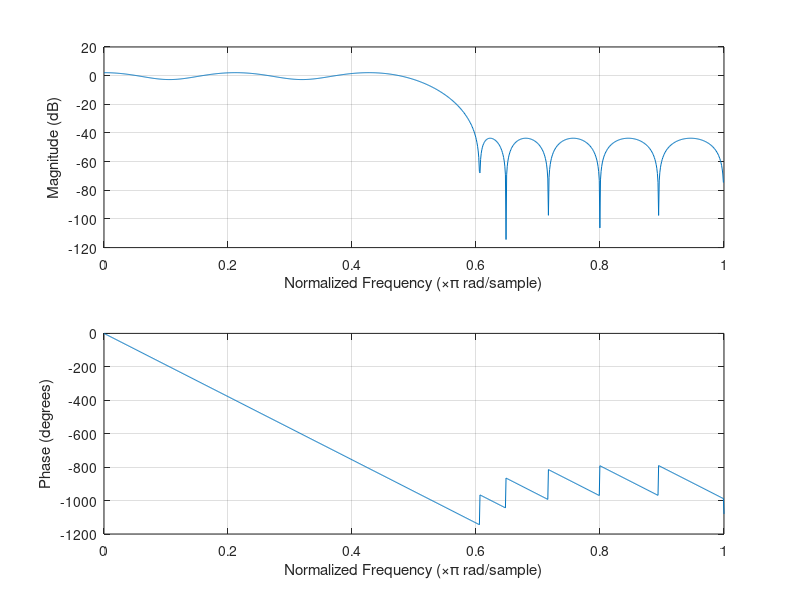
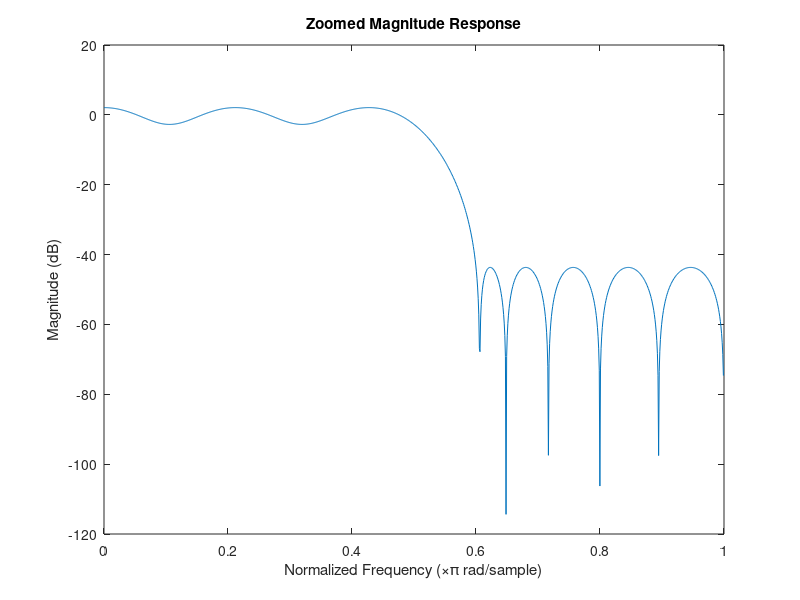
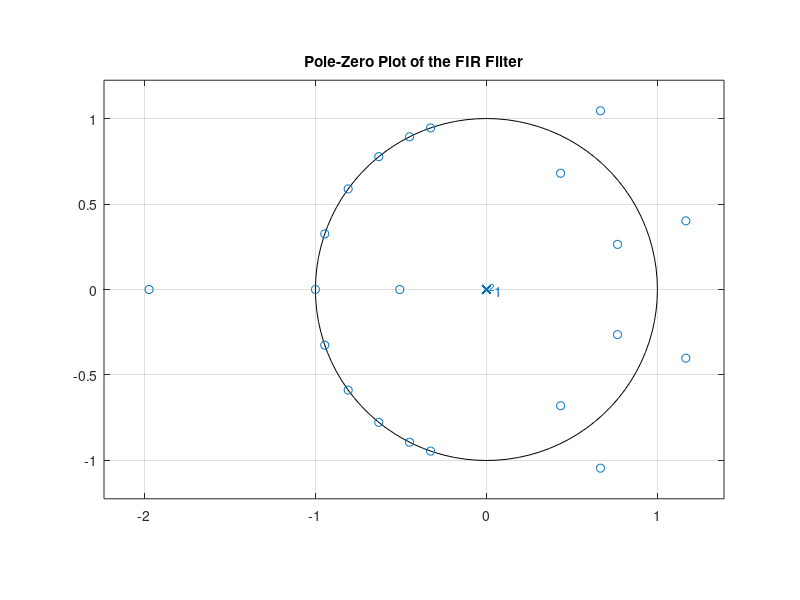
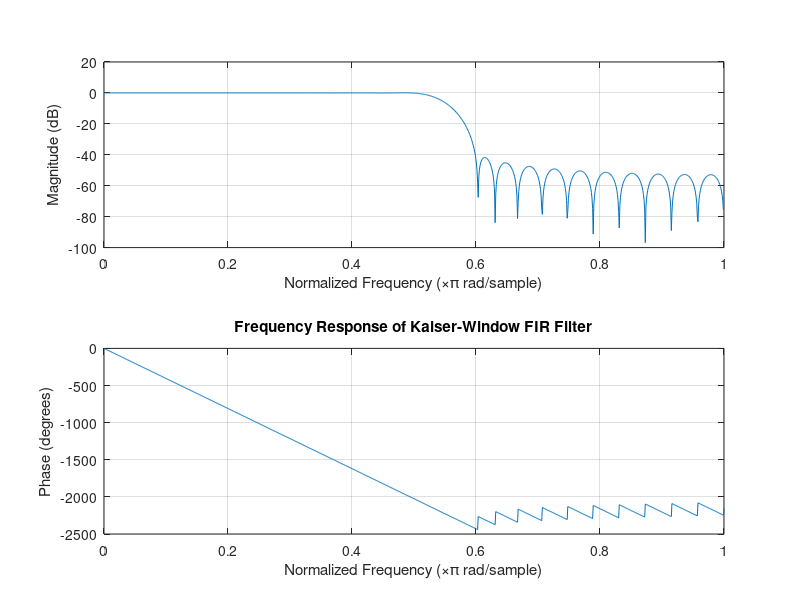

MATLAB code to generate these figures, in order:
%2) 
%The passband ripple is 3db and the stopband attenuation is 40db, so A_pass
%= 3db and A_stop = 40db. The passband ripple will be 10^{A_pass/20} =
%0.4125 and the stopband deviation will be 10{-A_stop/20}= 0.01 in the
%dev scale.
dev = [0.4125, 0.01]; 
[n, fo, ao, w] = firpmord([0.5 0.6], [1 0], dev); %Firpmord uses the normalized passband(0.5pi) and stopband(0.6pi) frequencies along with the desired amplitude 1 at the passband and 0 at the stopband.
n = n+4; %increasing the order by 4 in order to meet the specs for this filter
b = firpm(n, fo, ao, w);
freqz(b, 1, 1024); %frequency response(Figure 1)
%The phase response of this filter follows a linear pattern whether it's
%increasing or decreasing.

figure; %Figure 2
[h, w] = freqz(b, 1, 1024); 
plot(w/pi, 20*log10(abs(h))); %zooming in on the magnitude response
xlabel('Normalized Frequency (\times\pi rad/sample)');
ylabel('Magnitude (dB)');
title('Zoomed Magnitude Response');
figure; %Figure 3
zplane(b, 1); %pole-zero plot of FIR filter
title('Pole-Zero Plot of the FIR Filter');
%All the zeros also had their complex conjugates as zeros. This symmetry in
%the zeros indicates that the phase response of the filter is linear.

%3) 
fs = 2; %This is the sampling frequency that will best fit the amplitude and normalized frequencies in the kaiserord function.
[n, wn, beta, ftype] = kaiserord([0.5 0.6], [1 0], dev, fs);
b = fir1(n, wn, kaiser(n+1, beta));
figure; %Figure 4
freqz(b, 1, 1024);
title('Frequency Response of Kaiser-Window FIR Filter');
%The phase response of this filter appears to be following a linear
%pattern.

figure; %Figure 5
[h, w] = freqz(b, 1, 1024);
plot(w/pi, 20*log10(abs(h)));
grid on;
xlabel('Normalized Frequency (\times\pi rad/sample)');
ylabel('Magnitude (dB)');
title('Zoomed Magnitude Response of Kaiser-Window FIR Filter');

figure; %Figure 6
zplane(b, 1);
title('Pole-Zero Plot of the Kaiser-Window FIR Filter');
%All the zeros also had their complex conjugates as zeros. This symmetry in
%the zeros indicates that the phase response of the filter is linear.

%4)
%In this part, I will be using a Blackman window for my FIR filter.

[n, wn, ~, ~] = kaiserord([0.5 0.6], [1 0], dev, fs); %using the same sampling frequency as the Kaiser window 
n = n+36; %The order must be increased by 36 for the filter to meet the specs.
b = fir1(n, wn, blackman(n + 1)); %
figure; %Figure 7
% Plot frequency response
freqz(b, 1, 1024);
title('Frequency Response of Blackman-Window FIR Filter');
%The phase response of this filter appears to be following a linear
%pattern.

figure; %Figure 8
% Check passband and stopband specs
[h, w] = freqz(b, 1, 1024);
plot(w/pi, 20*log10(abs(h)));
grid on;
xlabel('Normalized Frequency (\times\pi rad/sample)');
ylabel('Magnitude (dB)');
title('Zoomed Magnitude Response of Blackman-Window FIR Filter');

figure; %Figure 9
zplane(b, 1);
title('Pole-Zero Plot of Blackman-Window FIR Filter');

%All the zeros also had their complex conjugates as zeros. This symmetry in
%the zeros indicates that the phase response of the filter is linear.
